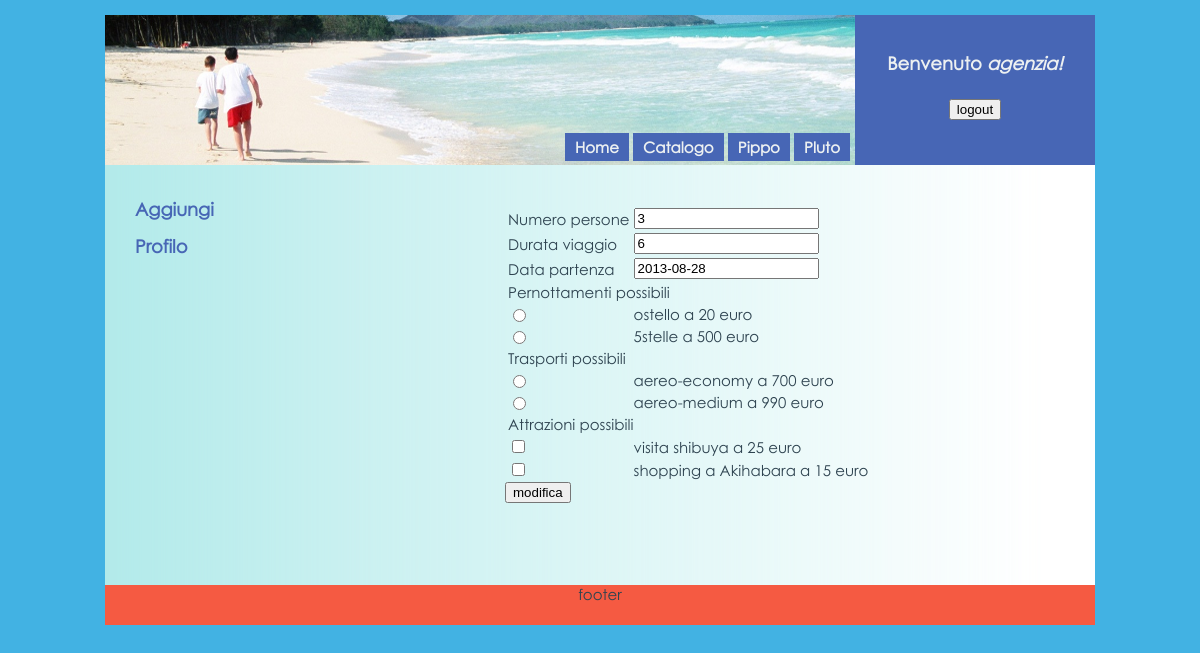
Page /modifica.php?id_pacchetto=3 (signed in) on the committed database.
### tables this page shows
CREATE TABLE IF NOT EXISTS `pacchetto` (
  `id` int(11) NOT NULL AUTO_INCREMENT,
  `persone` int(5) NOT NULL,
  `durata` int(5) NOT NULL,
  `data_partenza` date NOT NULL,
  `id_utente` varchar(50) NOT NULL,
  `id_pernottamento` int(11) NOT NULL,
  `id_trasporto` int(11) NOT NULL,
  `id_destinazione` int(11) NOT NULL,
  `prenotato` tinyint(1) NOT NULL DEFAULT '0',
  PRIMARY KEY (`id`),
  KEY `id_utente` (`id_utente`),
  KEY `id_pernottamento` (`id_pernottamento`),
  KEY `id_trasporto` (`id_trasporto`),
  KEY `id_destinazione` (`id_destinazione`)
);

CREATE TABLE IF NOT EXISTS `pernottamento` (
  `id` int(11) NOT NULL AUTO_INCREMENT,
  `prezzo` float NOT NULL,
  `tipo` varchar(50) NOT NULL,
  `id_destinazione` int(11) NOT NULL,
  PRIMARY KEY (`id`),
  KEY `id_destinazione` (`id_destinazione`)
);

CREATE TABLE IF NOT EXISTS `trasporto` (
  `id` int(11) NOT NULL AUTO_INCREMENT,
  `prezzo` float NOT NULL,
  `tipo` varchar(50) NOT NULL,
  `id_destinazione` int(11) NOT NULL,
  PRIMARY KEY (`id`),
  KEY `id_destinazione` (`id_destinazione`)
);

CREATE TABLE IF NOT EXISTS `attrazioni` (
  `id` int(11) NOT NULL AUTO_INCREMENT,
  `prezzo` float NOT NULL,
  `tipo` varchar(50) NOT NULL,
  `id_destinazione` int(11) NOT NULL,
  PRIMARY KEY (`id`),
  KEY `id_destinazione` (`id_destinazione`)
);

### database.php (called while the page is built, shortened)
<?php
    class database{
        public static function qSelect($conn, $sql){
            $risposta = mysql_query($sql)
                or die("Errore nell'esecuzione della query di selezione: " . mysql_error());
            return $risposta;
        }
    }
?>

### modifica.php (the view, shortened to what this page needs)
<!DOCTYPE HTML PUBLIC "-//W3C//DTD HTML 4.01 Transitional//EN" "http://www.w3.org/TR/html4/loose.dtd">
<html>
  <head>
    <link rel="stylesheet" type="text/css" href="./style/style.css">
    <link rel="stylesheet" href="http://code.jquery.com/ui/1.10.3/themes/smoothness/jquery-ui.css" />
  </head>
  <body>
    <div id="container">
    <div id="header_container">
	<div id="logo">
			<span id="menu">
				<a href="index.php"><span class="btn_menu">Home</span></a>
				<a href="#"><span class="btn_menu">Catalogo</span></a>
				<a href="#"><span class="btn_menu">Pippo</span></a>
				<a href="#"><span class="btn_menu">Pluto</span></a>
			</span>
	</div>
	<div id="login">
		<?php
				echo "<br><br><h2>Benvenuto<a href='agenzia.php'> " . $_SESSION['username'] . "!</a></h2><br>";
		?>
        <form method='POST' action='logout.php'>
					<input type='submit' value='logout'>
		 </form>
	</div>
	</div>
      <div id="content_container">
	<div id="content">
		<?php
			include 'database.php';
			$conn=database::dbConnect();
			if(isset($_GET['id_pacchetto']))
				$id_pacchetto=$_GET['id_pacchetto'];
			$query="SELECT * FROM pacchetto WHERE id='".$id_pacchetto."'";
			$result=database::qSelect($conn,$query);
			$pacchetto=mysql_fetch_array($result);
			$query="SELECT * FROM pernottamento WHERE id_destinazione='".$pacchetto['id_destinazione']."'";
			$pernottamenti=database::qSelect($conn,$query);
			$query="SELECT * FROM trasporto WHERE id_destinazione='".$pacchetto['id_destinazione']."'";
			$trasporti=database::qSelect($conn,$query);
			$query="SELECT * FROM attrazioni WHERE id_destinazione='".$pacchetto['id_destinazione']."'";
			$attrazioni=database::qSelect($conn,$query);
			$html="
				<form method='post' action='modifica.php'>
					<table>
						<tr><td>Numero persone</td><td><input type='text' name='persone' value='".$pacchetto['persone']."'></td></tr>
						<tr><td>Durata viaggio</td><td><input type='text' name='durata' value='".$pacchetto['durata']."'></td></tr>
						<tr><td>Data partenza</td><td><input type='text' id='datepicker' name='data' value='".$pacchetto['data_partenza']."'></td></tr>";
			$html=$html."<tr><td colspan='2'>Pernottamenti possibili</td></tr>";
			while($pernottamento=mysql_fetch_array($pernottamenti))
			{
				$radio="<tr><td><input type='radio' name='pernottamento' value='".$pernottamento['id']."'";
				$radio=$radio."></td><td>".$pernottamento['tipo']." a ".$pernottamento['prezzo']." euro</td></tr>";
				$html=$html.$radio;
			}
			$html=$html."<tr><td colspan='2'>Trasporti possibili</td></tr>";
			while($trasporto=mysql_fetch_array($trasporti))
			{
				$radio="<tr><td><input type='radio' name='trasporto' value='".$trasporto['id']."'";
				$radio=$radio."></td><td>".$trasporto['tipo']." a ".$trasporto['prezzo']." euro</td></tr>";
				$html=$html.$radio;
			}
			$html=$html."<tr><td colspan='2'>Attrazioni possibili</td></tr>";
			while($attrazione=mysql_fetch_array($attrazioni))
			{
				$checkbox="<tr><td><input type='checkbox' name='attrazioni[]' value='".$attrazione['id']."'";
				$checkbox=$checkbox."></td><td>".$attrazione['tipo']." a ".$attrazione['prezzo']." euro</td></tr>";
				$html=$html.$checkbox;
			}
			$html=$html."</table><input type='hidden' name='id_pacchetto' value='".$id_pacchetto."'><input type='submit' value='modifica'> </form>";
			echo $html;
		?>
	</div>
	<div id="navigation">
    			<br>
				<div class="btn_navigation"><a href="#">Aggiungi</a></div>
				<div class="btn_navigation"><a href="gestioneprofilo.php">Profilo</a></div>
  	</div>
      </div>
      <div id="footer">
		<div>footer</div>
      </div>
    </div>
  </body>
</html>

### style/style.css (style rules this page uses)
html,body { font-family: "Century Gothic", verdana, sans-serif; font-size: 15px; color: #2E4350; height: 100%; margin: 0; padding: 0; }
body { font-family: "Century Gothic", verdana, sans-serif; font-size: 15px; background-color: #42B2E3; text-align:center; }
#container { width: 990px; margin: 0 auto; margin-top: 15px; text-align: left; }
#header_container { width: 990px; line-height: 1; margin: 0 auto; background: #ECF0F1; height: 150px; text-align: center; }
#logo { float:left; width:750px; height:150px; background: url("images/header.png"); }
#logo a { text-decoration: none; font-weight: bold; color: #ECF0F1; }
#menu { float:right; padding-top:125px; padding-right: 5px; }
.btn_menu { width: 90px; height: 25px; padding-top: 5px; padding-bottom: 5px; padding-left: 10px; padding-right: 10px; background-color: #4766B5; }
#login { font-size: 12px; color: #ECF0F1; float:right; width:240px; height:150px; background-color: #4766B5; }
#login a { text-decoration: none; font-weight: bold; font-style: oblique; color: #ECF0F1; }
#content_container { overflow:hidden; width: 990px; margin: 0 auto; min-height:420px; }
#content { float: right; width: 750px; background: url("images/cont_background.png") repeat-y; padding-bottom: 10000px; margin-bottom: -10000px; }
#content form { padding-left:160px; padding-top:40px; }
#navigation { float: left; width:240px; background: url("images/nav_background.png") repeat-y; padding-bottom: 10000px; margin-bottom: -10000px; }
#navigation a { text-decoration:none; color: #4766B5; font-size:18px; font-weight:bold; }
.btn_navigation { padding-left:30px; padding-top:15px; }
#footer { background-color: #F55A42; width: 990px; margin: 0 auto; text-align: center; height: 40px; clear:both; }

### rows in the picture
pacchetto: persone "3", durata "6", data "2013-08-28"
pernottamento: tipo "ostello", prezzo "20"
pernottamento: tipo "5stelle", prezzo "500"
trasporto: tipo "aereo-economy", prezzo "700"
trasporto: tipo "aereo-medium", prezzo "990"
attrazioni: tipo "visita shibuya", prezzo "25"
attrazioni: tipo "shopping a Akihabara", prezzo "15"

### other values in the picture
$_SESSION['username'] "agenzia"
